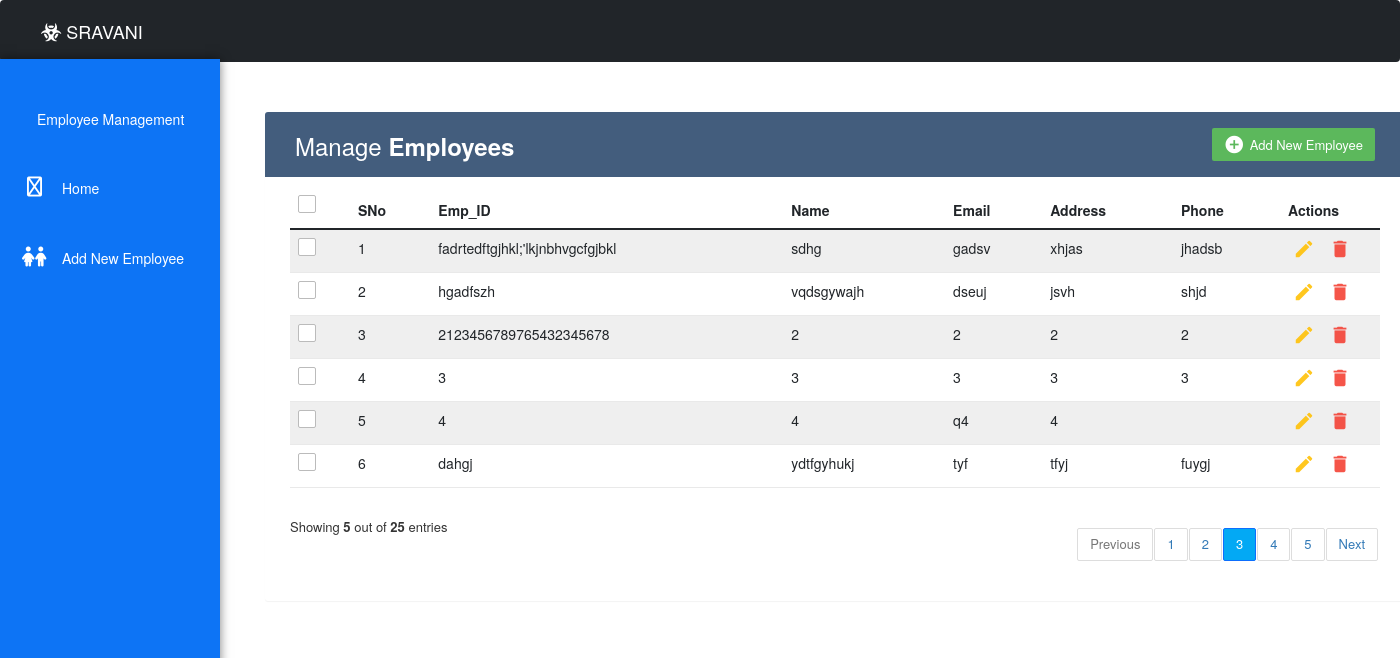
The page /app1/home/ on the database its author committed.
### app1/models.py (models this page shows, shortened)
class Employee(models.Model):
    emps=models.CharField(max_length=12)
    name=models.CharField(max_length=200)
    email=models.CharField(max_length=150)
    address=models.CharField(max_length=200)
    phone=models.CharField(max_length=10)

### app1/views.py (the view)
def home(request):
    emp = Employee.objects.all()
    context= {
        'emp':emp,
    }
    return render(request, "home.html", context)

### app1/templates/home.html (shortened to what this page needs)
{% load static %}
<!DOCTYPE html>
<html lang="en">
<head>
    <link rel="stylesheet" href={% static "css/styleh.css" %} >
    <link href="https://cdn.jsdelivr.net/npm/bootstrap@5.0.2/dist/css/bootstrap.min.css" rel="stylesheet">
    <link rel="stylesheet" href="https://maxcdn.bootstrapcdn.com/font-awesome/4.7.0/css/font-awesome.min.css">
    <link rel="stylesheet" href="https://maxcdn.bootstrapcdn.com/bootstrap/3.3.7/css/bootstrap.min.css">
</head>
<body>
    <div class="wrapper">
        {% include 'navbar.html' %}
        <main>
            {% include 'sidenav.html' %}
            <div class="container">
                <div class="table-wrapper">
                    <div class="table-title">
                        <div class="row">
                            <div class="col-sm-6">
                                <h2>Manage <b>Employees</b></h2>
                            </div>
                            <div class="col-sm-6">
                                <a href="/app1/add-emp" class="btn btn-success" data-toggle="modal"><i class="material-icons">&#xE147;</i> <span>Add New Employee</span></a>
                            </div>
                        </div>
                    </div>
                    <table class="table table-striped table-hover">
                        <thead>
                            <tr>
                                <th>
                                    <span class="custom-checkbox">
                                        <label for="selectAll"></label>
                                    </span>
                                </th>
                                <th>SNo</th>
                                <th>Emp_ID</th>
                                <th>Name</th>
                                <th>Email</th>
                                <th>Address</th>
                                <th>Phone</th>
                                <th>Actions</th>
                            </tr>
                        </thead>
                        <tbody>
                            {% for i in emp %}
                            <tr>
                                <td>
                                    <span class="custom-checkbox">
                                        <label for="checkbox1"></label>
                                    </span>
                                </td>
                                <td>{{forloop.counter}}</td>
                                <td>{{i.emps}}</td>
                                <td>{{i.name}}</td>
                                <td>{{i.email}}</td>
                                <td>{{i.address}}</td>
                                <td>{{i.phone}}</td>
                                <td>
                                    <a href="/app1/edit-emp/{{i.id}}" class="edit" data-toggle="modal"><i class="material-icons" data-toggle="tooltip" title="Edit">&#xE254;</i></a>
                                    <a href="/app1/delete-emp/{{i.id}}" class="delete" data-toggle="modal"><i class="material-icons" data-toggle="tooltip" title="Delete">&#xE872;</i></a>
                                </td>
                            </tr>
                            {% endfor %}
                        </tbody>
                    </table>
                    <div class="clearfix">
                        <div class="hint-text">Showing <b>5</b> out of <b>25</b> entries</div>
                        <ul class="pagination">
                            <li class="page-item disabled"><a href="#">Previous</a></li>
                            <li class="page-item"><a href="#" class="page-link">1</a></li>
                            <li class="page-item"><a href="#" class="page-link">2</a></li>
                            <li class="page-item active"><a href="#" class="page-link">3</a></li>
                            <li class="page-item"><a href="#" class="page-link">4</a></li>
                            <li class="page-item"><a href="#" class="page-link">5</a></li>
                            <li class="page-item"><a href="#" class="page-link">Next</a></li>
                        </ul>
                    </div>
                </div>
            </div>
        </main>
    </div>
    </body>
</html>

### app1/templates/navbar.html
<header>
    <nav class="navbar navbar-expand-lg navbar-dark bg-dark">
        <div class="col-sm">
            <a href="#" class="navbar-brand flex-grow-1" style="text-align: center; color: #fff; margin-left: 25px;">
               <i class="fas fa-biohazard"></i> SRAVANI
            </a>
        </div>
    </nav>
</header>

### app1/templates/sidenav.html (shortened to what this page needs)
<app-side-nav>
    <div class="side-nav-content border-white">
        <ul class="nav-list">
          <li class="nav-list-item"><a href="/app1/home/">Employee Management</a></li>
          <li class="nav-list-item"><a href="/app1/home/"><i class="fa-regular fa-house"></i>Home</a></li>
          <li class="nav-list-item"><a href="/app1/add-emp"><i class="fa-solid fa-children"></i>Add New Employee</a></li>
        </ul>
    </div>
</app-side-nav>

### app1/static/css/styleh.css (style rules this page uses)
html, body { height: 100%; margin: 0; max-width: 100%; box-sizing: border-box; font-family: 'Poppins',sans-serif; }
.wrapper { min-height: 100%; margin-bottom: -50px; }
app-side-nav { position: absolute; top: 5.9rem; left: 0rem; width: 220px; height: 100%; box-shadow: 0px 0px 10px rgba(0, 0, 0, 0.5); background-color: #0d74f5; }
.nav-list { list-style: none; height: 100%; padding: 10%; margin-bottom: 0%; }
.nav-list a { color: #fff; text-decoration: none; text-transform: capitalize; }
.nav-list-item { display: flex; align-items: center; height: 70px; }
.nav-list-item i { color: #fff; font-size: 20px; height: 25px; width: 25px; margin-right: 15px; margin-left: 0; text-align: center; line-height: 25px; }
.container { position: absolute; left: 250px; width: calc(100%-330px); }
body { color: #566787; background: #f5f5f5; font-family: 'Varela Round', sans-serif; font-size: 13px; }
.table-wrapper { background: #fff; padding: 20px 25px; margin: 30px 0; border-radius: 3px; box-shadow: 0 1px 1px rgba(0,0,0,.05); }
.table-title { padding-bottom: 15px; background: #435d7d; color: #fff; padding: 16px 30px; margin: -20px -25px 10px; border-radius: 3px 3px 0 0; }
.table-title h2 { margin: 5px 0 0; font-size: 24px; }
.table-title .btn { color: #fff; float: right; font-size: 13px; border: none; min-width: 50px; border-radius: 2px; border: none; outline: none !important; margin-left: 10px; }
.table-title .btn i { float: left; font-size: 21px; margin-right: 5px; }
.table-title .btn span { float: left; margin-top: 2px; }
table.table tr th, table.table tr td { border-color: #e9e9e9; padding: 12px 15px; vertical-align: middle; }
table.table tr th:first-child { width: 60px; }
table.table tr th:last-child { width: 100px; }
table.table-striped tbody tr:nth-of-type(odd) { background-color: #fcfcfc; }
table.table td:last-child i { opacity: 0.9; font-size: 22px; margin: 0 5px; }
table.table td a { font-weight: bold; color: #566787; display: inline-block; text-decoration: none; outline: none !important; }
table.table td a.edit { color: #FFC107; }
table.table td a.delete { color: #F44336; }
table.table td i { font-size: 19px; }
.pagination { float: right; margin: 0 0 5px; }
.pagination li a { border: none; font-size: 13px; min-width: 30px; min-height: 30px; color: #999; margin: 0 2px; line-height: 30px; border-radius: 2px !important; text-align: center; padding: 0 6px; }
.pagination li.active a, .pagination li.active a.page-link { background: #03A9F4; }
.hint-text { float: left; margin-top: 10px; font-size: 13px; }
.custom-checkbox { position: relative; }
.custom-checkbox label:before { width: 18px; height: 18px; }
.custom-checkbox label:before { content: ''; margin-right: 10px; display: inline-block; vertical-align: text-top; background: white; border: 1px solid #bbb; border-radius: 2px; box-sizing: border-box; z-index: 2; }

### rows shown on the page
Employee: emps "fadrtedftgjhkl;'lkjnbhvgcfgjbkl", name "sdhg", email "gadsv", address "xhjas", phone "jhadsb"
Employee: emps "hgadfszh", name "vqdsgywajh", email "dseuj", address "jsvh", phone "shjd"
Employee: emps "2123456789765432345678", name "2", email "2", address "2", phone "2"
Employee: emps "3", name "3", email "3", address "3", phone "3"
Employee: emps "4", name "4", email "q4", address "4"
Employee: emps "dahgj", name "ydtfgyhukj", email "tyf", address "tfyj", phone "fuygj"
